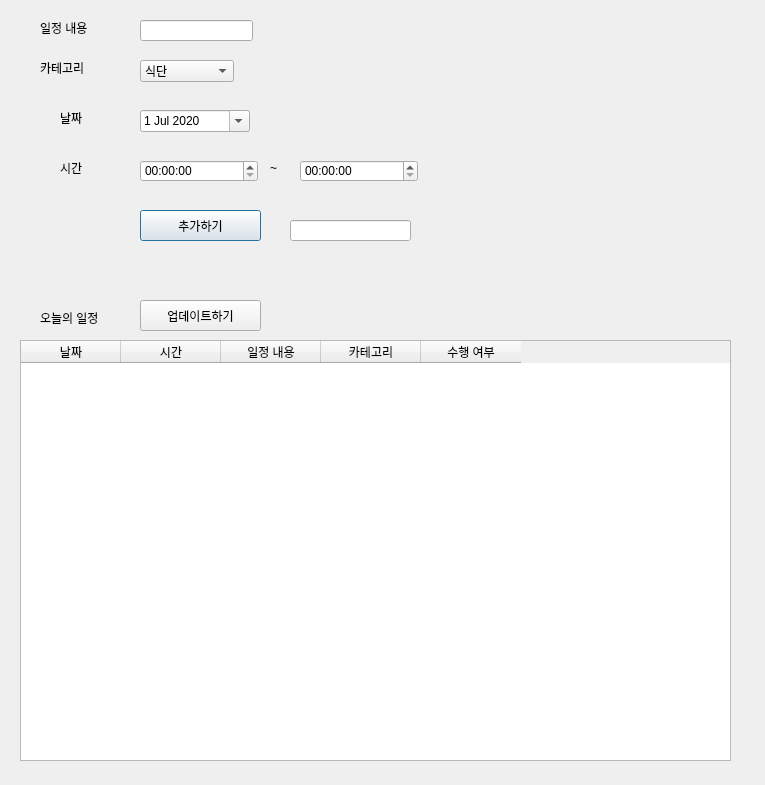
<?xml version="1.0" encoding="UTF-8"?>
<ui version="4.0">
 <class>Dialog</class>
 <widget class="QDialog" name="Dialog">
  <property name="geometry">
   <rect>
    <x>0</x>
    <y>0</y>
    <width>765</width>
    <height>785</height>
   </rect>
  </property>
  <property name="windowTitle">
   <string>Dialog</string>
  </property>
  <widget class="QTableWidget" name="plan_table">
   <property name="geometry">
    <rect>
     <x>20</x>
     <y>340</y>
     <width>711</width>
     <height>421</height>
    </rect>
   </property>
   <column>
    <property name="text">
     <string>날짜</string>
    </property>
   </column>
   <column>
    <property name="text">
     <string>시간</string>
    </property>
   </column>
   <column>
    <property name="text">
     <string>일정 내용</string>
    </property>
   </column>
   <column>
    <property name="text">
     <string>카테고리</string>
    </property>
   </column>
   <column>
    <property name="text">
     <string>수행 여부</string>
    </property>
   </column>
  </widget>
  <widget class="QLabel" name="label">
   <property name="geometry">
    <rect>
     <x>40</x>
     <y>20</y>
     <width>71</width>
     <height>16</height>
    </rect>
   </property>
   <property name="text">
    <string>일정 내용</string>
   </property>
  </widget>
  <widget class="QLineEdit" name="todo">
   <property name="geometry">
    <rect>
     <x>140</x>
     <y>20</y>
     <width>113</width>
     <height>21</height>
    </rect>
   </property>
  </widget>
  <widget class="QLabel" name="label_2">
   <property name="geometry">
    <rect>
     <x>40</x>
     <y>60</y>
     <width>71</width>
     <height>16</height>
    </rect>
   </property>
   <property name="text">
    <string>카테고리</string>
   </property>
  </widget>
  <widget class="QComboBox" name="plan_category">
   <property name="geometry">
    <rect>
     <x>140</x>
     <y>60</y>
     <width>94</width>
     <height>22</height>
    </rect>
   </property>
   <item>
    <property name="text">
     <string>식단</string>
    </property>
   </item>
   <item>
    <property name="text">
     <string>운동</string>
    </property>
   </item>
   <item>
    <property name="text">
     <string>공부</string>
    </property>
   </item>
   <item>
    <property name="text">
     <string>오락</string>
    </property>
   </item>
   <item>
    <property name="text">
     <string>돈</string>
    </property>
   </item>
   <item>
    <property name="text">
     <string>청소</string>
    </property>
   </item>
   <item>
    <property name="text">
     <string>수면</string>
    </property>
   </item>
   <item>
    <property name="text">
     <string>외출</string>
    </property>
   </item>
  </widget>
  <widget class="QLabel" name="label_3">
   <property name="geometry">
    <rect>
     <x>60</x>
     <y>110</y>
     <width>71</width>
     <height>16</height>
    </rect>
   </property>
   <property name="text">
    <string>날짜</string>
   </property>
  </widget>
  <widget class="QDateEdit" name="date">
   <property name="geometry">
    <rect>
     <x>140</x>
     <y>110</y>
     <width>110</width>
     <height>22</height>
    </rect>
   </property>
   <property name="dateTime">
    <datetime>
     <hour>0</hour>
     <minute>0</minute>
     <second>0</second>
     <year>2020</year>
     <month>7</month>
     <day>1</day>
    </datetime>
   </property>
   <property name="calendarPopup">
    <bool>true</bool>
   </property>
  </widget>
  <widget class="QLabel" name="label_4">
   <property name="geometry">
    <rect>
     <x>60</x>
     <y>160</y>
     <width>71</width>
     <height>16</height>
    </rect>
   </property>
   <property name="text">
    <string>시간</string>
   </property>
  </widget>
  <widget class="QTimeEdit" name="start_time">
   <property name="geometry">
    <rect>
     <x>140</x>
     <y>160</y>
     <width>118</width>
     <height>22</height>
    </rect>
   </property>
   <property name="calendarPopup">
    <bool>true</bool>
   </property>
  </widget>
  <widget class="QTimeEdit" name="end_time">
   <property name="geometry">
    <rect>
     <x>300</x>
     <y>160</y>
     <width>118</width>
     <height>22</height>
    </rect>
   </property>
   <property name="calendarPopup">
    <bool>true</bool>
   </property>
  </widget>
  <widget class="QLabel" name="label_5">
   <property name="geometry">
    <rect>
     <x>270</x>
     <y>160</y>
     <width>21</width>
     <height>16</height>
    </rect>
   </property>
   <property name="text">
    <string>~</string>
   </property>
  </widget>
  <widget class="QPushButton" name="addButton">
   <property name="geometry">
    <rect>
     <x>140</x>
     <y>210</y>
     <width>121</width>
     <height>31</height>
    </rect>
   </property>
   <property name="text">
    <string>추가하기</string>
   </property>
  </widget>
  <widget class="QLabel" name="label_6">
   <property name="geometry">
    <rect>
     <x>40</x>
     <y>310</y>
     <width>81</width>
     <height>16</height>
    </rect>
   </property>
   <property name="text">
    <string>오늘의 일정</string>
   </property>
  </widget>
  <widget class="QPushButton" name="updateButton">
   <property name="geometry">
    <rect>
     <x>140</x>
     <y>300</y>
     <width>121</width>
     <height>31</height>
    </rect>
   </property>
   <property name="text">
    <string>업데이트하기</string>
   </property>
  </widget>
  <widget class="QLineEdit" name="count_lineEdit">
   <property name="geometry">
    <rect>
     <x>290</x>
     <y>220</y>
     <width>121</width>
     <height>21</height>
    </rect>
   </property>
   <property name="text">
    <string/>
   </property>
  </widget>
 </widget>
 <resources/>
 <connections/>
</ui>
